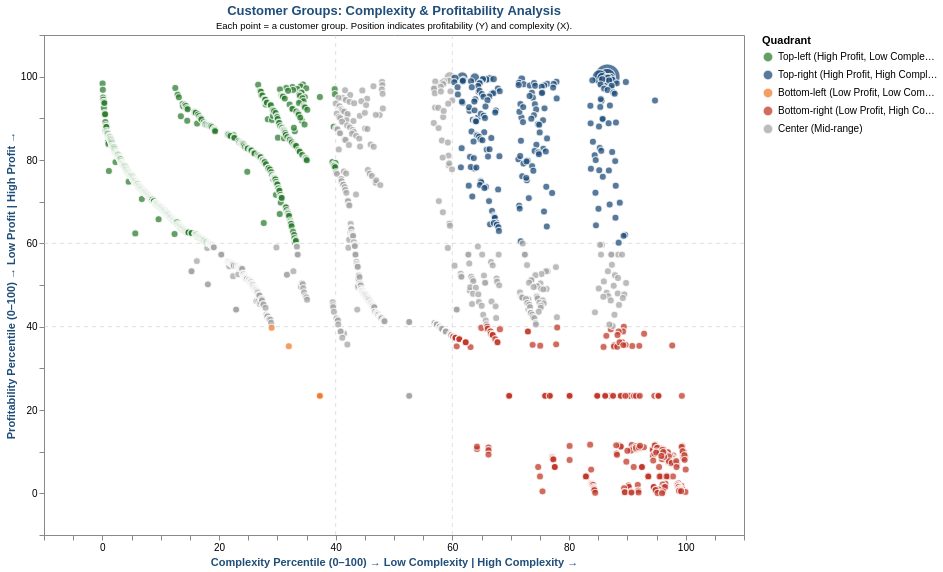

The specification (Vega-Lite) saved for this image:
### Vega-Lite specification from a JSON file in a GitHub repository (floating-point values rounded to 4 significant figures; data arrays with more than 128 entries replaced by an {"elided": "..."} marker saying what was removed)
{"$schema": "https://vega.github.io/schema/vega-lite/v5.json", "$comment": "Vega-Lite spec v1.0 for customer matrix. Hydrated by chart_customer_matrix_vl.py with computed data. Numbers are deterministic from silver layer; no LLM touches figures.", "title": {"text": "Customer Groups: Complexity & Profitability Analysis", "subtitle": "Each point = a customer group. Position indicates profitability (Y) and complexity (X).", "color": "#1f4e79", "fontSize": 13, "subtitleFontSize": 9.5}, "width": 700, "height": 500, "layer": [{"description": "Quadrant background shading (4 rect marks)", "mark": "rect", "data": {"values": [{"x1": 0, "x2": 40, "y1": 60, "y2": 100, "color": "#e2efda"}, {"x1": 60, "x2": 100, "y1": 60, "y2": 100, "color": "#e7f0f7"}, {"x1": 0, "x2": 40, "y1": 0, "y2": 40, "color": "#fff2cc"}, {"x1": 60, "x2": 100, "y1": 0, "y2": 40, "color": "#f8dcdb"}]}, "encoding": {"x": {"field": "x1", "type": "quantitative"}, "x2": {"field": "x2"}, "y": {"field": "y1", "type": "quantitative"}, "y2": {"field": "y2"}, "fillOpacity": {"value": 0.8}, "color": {"field": "color", "type": "nominal", "scale": {"type": "identity"}}, "strokeWidth": {"value": 0}}}, {"description": "Reference lines at 40th and 60th percentiles (vertical)", "mark": {"type": "rule", "stroke": "#cccccc", "strokeDash": [4, 4], "opacity": 0.6}, "data": {"values": [{"p": 40}, {"p": 60}]}, "encoding": {"x": {"field": "p", "type": "quantitative"}}}, {"description": "Reference lines at 40th and 60th percentiles (horizontal)", "mark": {"type": "rule", "stroke": "#cccccc", "strokeDash": [4, 4], "opacity": 0.6}, "data": {"values": [{"p": 40}, {"p": 60}]}, "encoding": {"y": {"field": "p", "type": "quantitative"}}}, {"description": "Scatter points (customer groups)", "mark": {"type": "circle", "filled": true, "opacity": 0.75, "stroke": "white", "strokeWidth": 1.2}, "data": {"values": {"elided": "2302 records"}}, "encoding": {"x": {"field": "complexity_pct", "type": "quantitative", "scale": {"domain": [-5, 105]}, "axis": {"title": "Complexity Percentile (0–100)\n→ Low Complexity | High Complexity →", "titleColor": "#1f4e79", "titleFontWeight": "bold", "labelExpr": "datum.value % 20 === 0 ? datum.label : ''"}}, "y": {"field": "profitability_pct", "type": "quantitative", "scale": {"domain": [-5, 105]}, "axis": {"title": "Profitability Percentile (0–100)\n→ Low Profit | High Profit →", "titleColor": "#1f4e79", "titleFontWeight": "bold", "labelExpr": "datum.value % 20 === 0 ? datum.label : ''"}}, "size": {"field": "net_sales", "type": "quantitative", "scale": {"range": [50, 650]}, "legend": null}, "color": {"field": "quadrant", "type": "nominal", "scale": {"domain": ["Top-left (High Profit, Low Complexity)", "Top-right (High Profit, High Complexity)", "Bottom-left (Low Profit, Low Complexity)", "Bottom-right (Low Profit, High Complexity)", "Center (Mid-range)"], "range": ["#2e7d32", "#1f4e79", "#ed7d31", "#c0392b", "#a6a6a6"]}, "legend": {"title": "Quadrant", "orient": "right"}}, "tooltip": [{"field": "Customer Group", "type": "nominal", "title": "Customer Group"}, {"field": "profitability_pct", "type": "quantitative", "format": ".1f", "title": "Profitability %ile"}, {"field": "complexity_pct", "type": "quantitative", "format": ".1f", "title": "Complexity %ile"}, {"field": "net_sales", "type": "quantitative", "format": ",.0f", "title": "Net Sales LC"}, {"field": "quadrant", "type": "nominal", "title": "Quadrant"}]}}], "config": {"axis": {"grid": false}, "view": {"stroke": "#888888", "strokeWidth": 1}}}
